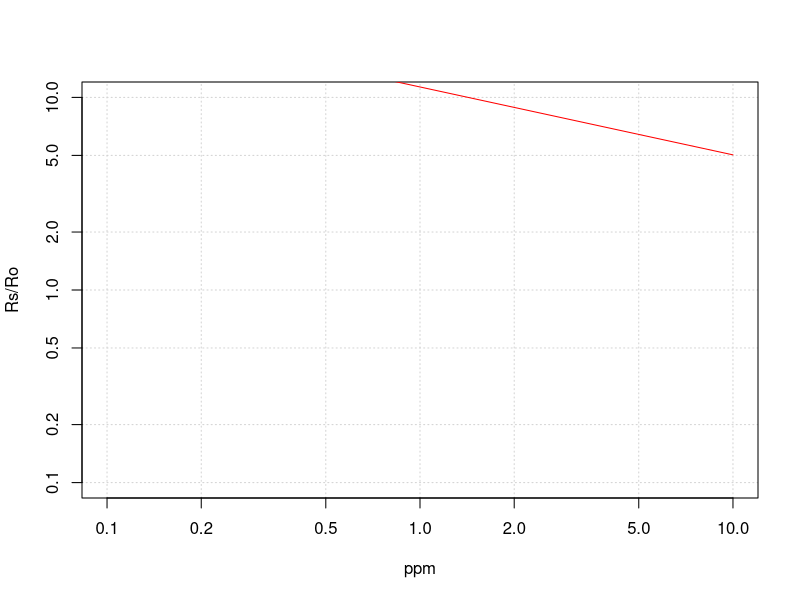
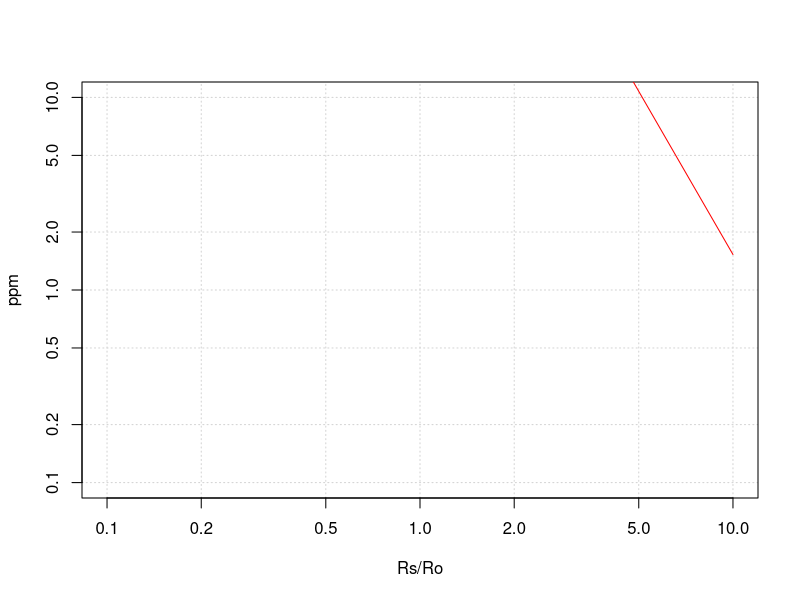
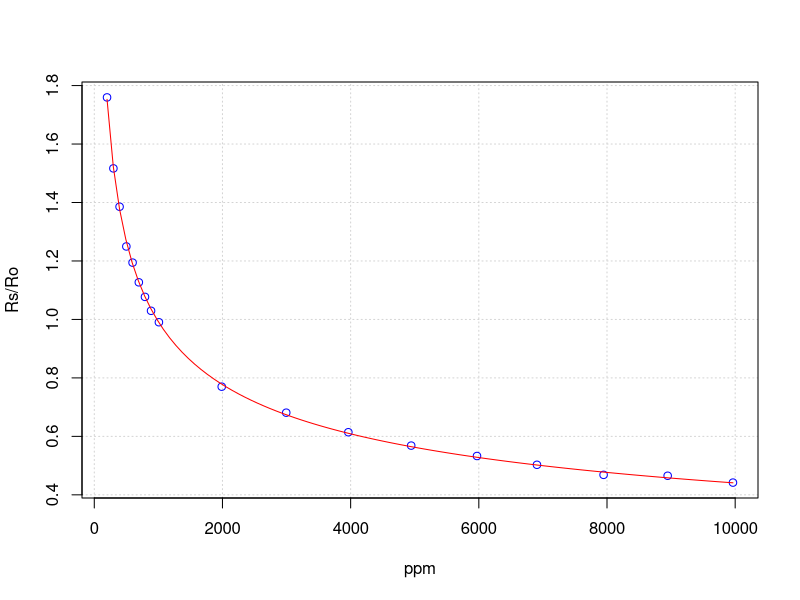
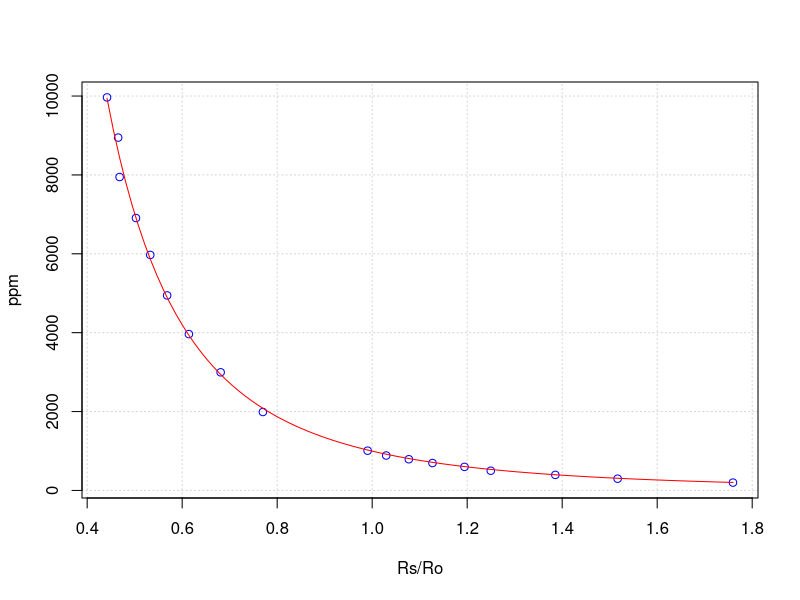

R code for these plots, in order:
# An R script to estimate MQ gas sensors correlation curve and compute Ro, min and max Rs/Ro
#
# Copyright (c) Davide Gironi, 2016
#
# Released under GPLv3.
# Please refer to LICENSE file for licensing information.

# How to use this script:
# 1) set limits as datasheet curve ("xlim" and "ylim")
#    ex.
#      xlim = c(10, 1000)
#      ylim = c(0.1, 10)
# 2) find out datasheet curve points, and write it out (to "pointsdata")
#    each line it's a point on cartesian coordinate system
#    the useful WebPlotDigitizer app can help you extract points from the graph
#    ex.
#      pointsdata = "
#        10.052112405371744, 2.283698378106183
#        20.171602728600178, 1.8052797165878915
#        30.099224396434586, 1.5715748803154423
#        50.09267987761949, 1.3195287228519417
#        80.38812026903305, 1.1281218760133969
#        90.12665922665023, 1.0815121769656304
#        100.52112405371739, 1.0430967861855598
#        199.62996638292853, 0.8000946404902397
#      "
# 3) optional for Ro estimation: measure the sensor resistance (set it to "mres" ohm value) at a know amount of gas
#    set it to 0 if you do not need the Ro estimation
#    ex.
#      mres = 26954
# 4) optional for Ro estimation: set the know amount of gas for the resistance measure of the previous step (to "mppm")
#    set it to 0 if you do not need the Ro estimation
#    ex.
#      mppm = 392
# 5) optional for min-max Rs/Ro estimation: set the minand max amount of gas the sensor will react to (as "minppm" and "maxppm")
#    set it to 0 if you do not need the min-max Rs/Ro estimation
#    ex.
#      minppm = 10
#      maxppm = 200

library(data.table)

# Remove old variables
rm(list=ls())

# Set input values
xlim <- c(0.1, 10)
ylim <- c(0.1, 10)
minppm <- 0
maxppm <- 0
mres <- 0
mppm <- 0

# Define your points data
pointsdata <- "
198.99754597957264, 1.7595138102004522
298.15162005803353, 1.5167067975538893
394.60853506402566, 1.3855604396994872
500.2594854576871, 1.2496512917783915
597.6326350373234, 1.194339770479718
695.0089567490493, 1.1269292998582316
791.0003471609897, 1.077122568315866
885.8197927685817, 1.0295403718944587
1008.1499165586224, 0.9903874801643513
1988.4640853097526, 0.769935941147508
2995.1615842002175, 0.6809786566394687
3964.2645230672047, 0.6141447331299836
4944.789183067113, 0.5683516447879128
5971.517832054689, 0.5328067561539367
6907.193792728543, 0.5027380619540954
7946.802645643756, 0.46830680288281074
8946.66381132412, 0.46522740204279434
9965.455842977808, 0.4418282743929923
"

# Load points using fread
points <- fread(text = pointsdata, sep = ",", header = FALSE)

# Set column names
setnames(points, c("x", "y"))

# Set named list of points, and swapped list of points
x <- as.vector(points$x)
y <- as.vector(points$y)
points <- list(x = x, y = y)
pointsrev <- list(x = y, y = x)

# Estimate fit curve initial values
xfirst <- head(points$x, n = 1)
xlast <- tail(points$x, n = 1)
yfirst <- head(points$y, n = 1)
ylast <- tail(points$y, n = 1)
bstart <- log(ylast/yfirst) / log(xlast/xfirst)
astart <- yfirst / (xfirst^bstart)

# Perform the fit
fit <- nls(y ~ a * x^b, start = list(a = astart, b = bstart), data = points)

# Estimate fitrev curve initial values
xfirstrev <- head(pointsrev$x, n = 1)
xlastrev <- tail(pointsrev$x, n = 1)
yfirstrev <- head(pointsrev$y, n = 1)
ylastrev <- tail(pointsrev$y, n = 1)
bstartrev <- log(ylastrev/yfirstrev) / log(xlastrev/xfirstrev)
astartrev <- yfirstrev / (xfirstrev^bstartrev)

fitrev <- nls(y ~ a * x^b, start = list(a = astartrev, b = bstartrev), data = pointsrev)

# Plot fit curve (log-log scale)
fiteq <- function(x) coef(fit)["a"] * x^(coef(fit)["b"])
plot(points, log = "xy", col = "blue", xlab = "ppm", ylab = "Rs/Ro", xlim = xlim, ylim = ylim, panel.first = grid(equilogs = FALSE))
curve(fiteq, col = "red", add = TRUE)

# Plot fitrev curve (log-log scale)
fiteqrev <- function(x) coef(fitrev)["a"] * x^(coef(fitrev)["b"])
plot(pointsrev, log = "xy", col = "blue", xlab = "Rs/Ro", ylab = "ppm", xlim = ylim, ylim = xlim, panel.first = grid(equilogs = FALSE))
curve(fiteqrev, col = "red", add = TRUE)

# Plot fit curve (linear scale)
plot(points, col = "blue", xlab = "ppm", ylab = "Rs/Ro", panel.first = grid(equilogs = FALSE))
curve(fiteq, col = "red", add = TRUE)

# Plot fitrev curve (linear scale)
plot(pointsrev, col = "blue", xlab = "Rs/Ro", ylab = "ppm", panel.first = grid(equilogs = FALSE))
curve(fiteqrev, col = "red", add = TRUE)

# Estimate correlation function coefficients
cat("\nCorrelation function coefficients")
cat("\nEstimated a\n")
cat("  ")
cat(coef(fitrev)["a"])
cat("\nEstimated b\n")
cat("  ")
cat(coef(fitrev)["b"])
cat("\n")

# Estimate min Rs/Ro
if (minppm != 0) {
  minRsRo <- (maxppm / coef(fitrev)["a"])^(1 / coef(fitrev)["b"])
  cat("\nEstimated min Rs/Ro\n")
  cat("  ")
  cat(minRsRo)
  cat("\n")
}

# Estimate max Rs/Ro
if (maxppm != 0) {
  maxRsRo <- (minppm / coef(fitrev)["a"])^(1 / coef(fitrev)["b"])
  cat("\nEstimated max Rs/Ro\n")
  cat("  ")
  cat(maxRsRo)
  cat("\n")
}

# Estimate Ro
if (mppm != 0 && mres != 0) {
  Ro <- mres * (coef(fitrev)["a"] / mppm)^(1 / coef(fitrev)["b"])
  cat("\nEstimated Ro\n")
  cat("  ")
  cat(Ro)
  cat("\n")
}
